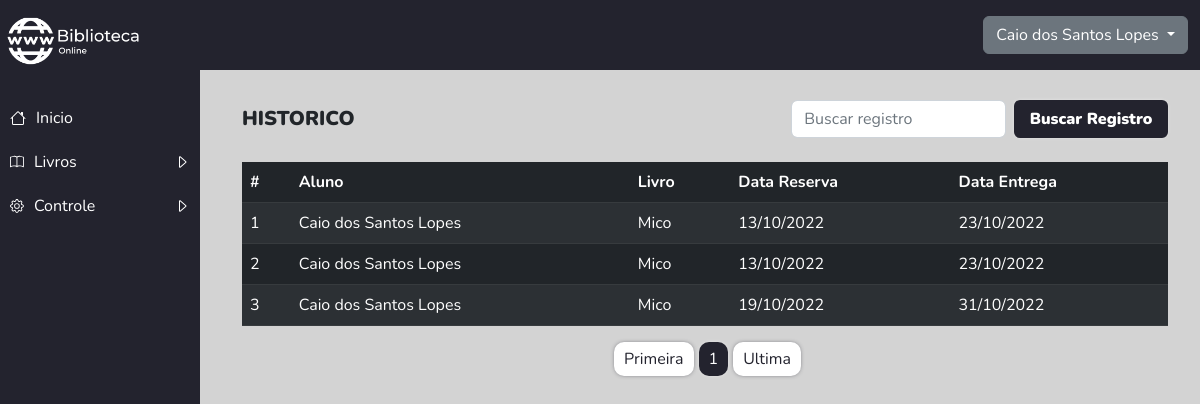
Before: /View-Gestor/registros-reservados.php (signed in) with the older database file.
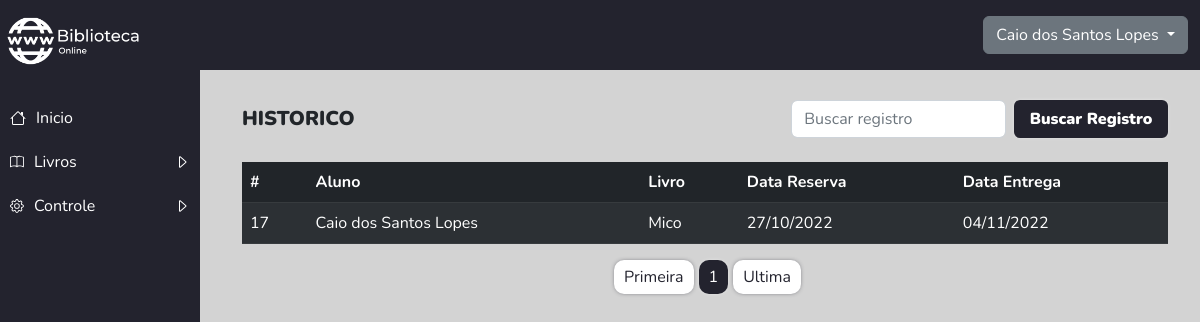
After: the same page with the newer database file.
### tables this page shows
CREATE TABLE `gestor` (
  `id_gestor` int(11) NOT NULL,
  `nome_gestor` varchar(300) NOT NULL,
  `usuario` varchar(45) NOT NULL,
  `senha` varchar(45) NOT NULL
);

CREATE TABLE `registro` (
  `id_registro` int(11) NOT NULL,
  `cod_aluno` int(11) NOT NULL,
  `cod_livro` int(11) NOT NULL,
  `data_da_reserva` date NOT NULL,
  `data_da_entrega` date NOT NULL
);

CREATE TABLE `aluno` (
  `id_aluno` int(11) NOT NULL,
  `nome_aluno` varchar(300) NOT NULL,
  `email` varchar(300) NOT NULL,
  `senha` varchar(45) NOT NULL
);

CREATE TABLE `livro` (
  `id_livro` int(11) NOT NULL,
  `cod_livro` varchar(10) NOT NULL,
  `imagem` varchar(300) NOT NULL,
  `titulo` varchar(300) NOT NULL,
  `autor` varchar(300) NOT NULL,
  `cod_categoria` int(11) NOT NULL,
  `qtd_total` int(11) NOT NULL,
  `qtd_reserva` int(11) NOT NULL,
  `qtd_temp` int(11) NOT NULL
);

### View-Gestor/registros-reservados.php (called while the page is built, shortened)
<?php
require('../DataBase.php');
include_once('../includes/header-fechado.php');
include_once('../includes/gestor/listagem-registros.php');
include_once('../includes/gestor/menu.php');
include_once('../includes/footer-fechado.php');
?>

### includes/gestor/listagem-registros.php (the view, shortened to what this page needs)
<section class="container-xl mt-100px corpo">
    <div class="d-flex justify-content-between titulo-pagina">
        <div class="titulo-index">
            <span>Historico</span>
        </div>
        <div class="caixa-busca">
            <form class="d-flex" role="search" method="POST" action="pesquisa-registros.php">
                <input class="form-control me-2" type="search" name="busca" placeholder="Buscar registro">
                <button class="btn btn-busca-regis" type="submit">Buscar Registro</button>
            </form>
        </div>
    </div>
     <?php
    $pagina_atual = filter_input(INPUT_GET, 'pagina', FILTER_SANITIZE_NUMBER_INT);
    $pagina = (!empty($pagina_atual)) ? $pagina_atual : 1;
    $qnt_result_pg = 12;
    $inicio = ($qnt_result_pg * $pagina) - $qnt_result_pg;
    $sql = $conn->prepare("SELECT aluno.id_aluno, aluno.nome_aluno, livro.id_livro, livro.titulo, registro.*,
    DATE_FORMAT(data_da_reserva,'%d/%m/%Y')
    AS data_reservaf,
    DATE_FORMAT(data_da_entrega,'%d/%m/%Y')
    AS data_entregaf
    FROM registro
    LEFT JOIN aluno
    ON registro.cod_aluno = aluno.id_aluno
    LEFT JOIN livro
    ON registro.cod_livro = livro.id_livro LIMIT $inicio,$qnt_result_pg ;");
    $sql->execute();
    $result = $sql->get_result();
    ?>
     <div class="table-livros mt-4">
            <table class="table table-dark table-striped">
                <thead>
                    <tr>
                        <th scope="col" class="mobile-non-display">#</th>
                        <th scope="col">Aluno</th>
                        <th scope="col" class="mobile-non-display">Livro</th>
                        <th scope="col">Data Reserva</th>
                        <th scope="col">Data Entrega</th>
                    </tr>
                </thead>
                <tbody>
                    <?php
                    while ($registro = mysqli_fetch_assoc($result)) {
                    ?>
                        <tr>
                            <td class="mobile-non-display"><?php echo $registro['id_registro'] ?></td>
                            <td><?php echo $registro['nome_aluno'] ?></td>
                            <td class="mobile-non-display"><?php echo $registro['titulo'] ?></td>
                            <td><?php echo $registro['data_reservaf'] ?></td>
                            <td><?php echo $registro['data_entregaf'] ?></td>
                        </tr>
                    <?php } ?>
                </tbody>
            </table>
        </div>
          <?php
        $result_pg = $conn->prepare("SELECT COUNT(id_registro) AS num_result FROM registro");
        $result_pg->execute();
        $resultado_pg = $result_pg->get_result();
        $row_pg = mysqli_fetch_assoc($resultado_pg);
        $quantidade_pg = ceil($row_pg['num_result'] / $qnt_result_pg);
        ?>
       <div class='content caixa-pag'>
       <div class='caixa-pag-num'>
        <a class='link-pag' href='registros-reservados.php?pagina=1'>Primeira</a>
        <span class='link-pag pag-atual'><?php echo $pagina ?></span>
        <a class='link-pag' href='registros-reservados.php?pagina=<?php echo $quantidade_pg ?>'>Ultima</a>
        </div>
        </div>
</section>

### includes/header-fechado.php (shortened to what this page needs)
<!doctype html>
<html lang="pt-br">
  <head>
    <link href="https://cdn.jsdelivr.net/npm/bootstrap@5.2.2/dist/css/bootstrap.min.css" rel="stylesheet">
    <link rel="stylesheet" href="../css/main.css">
    <link rel="stylesheet" href="../css/fechado.css">
  </head>
  <body>
    <nav class="navbar header-fechado">
        <div class="d-flex container-xl caixinha-header">
       <?php
              if(isset($_SESSION['id_gestor'])){
              $id_gestor = $_SESSION['id_gestor'];
              $querySelectGestor = $conn->prepare("SELECT nome_gestor FROM gestor WHERE id_gestor = $id_gestor");
              $querySelectGestor->execute();
              $resultSelectGestor = $querySelectGestor->get_result();
              while($gestor = mysqli_fetch_assoc($resultSelectGestor)){
                  $nome_gestor = $gestor['nome_gestor'];
              };
           ?>
         <div class="btn-group">
          <button type="button" class="btn btn-secondary dropdown-toggle nome-usuario" data-bs-toggle="dropdown" aria-expanded="false">
            <?php echo $nome_gestor ?>
          </button>
        </div>
   <?php };  ?>
        </div>
    </nav>

### includes/gestor/menu.php (shortened to what this page needs)
<div id="menu">
  <div class="d-flex justify-content-between align-items-center mt-3">
    <div>
      <img style="width: 70%;padding-left: 5px;" src="../img/integrantes/mico_oficial.png" alt="">
    </div>
  </div>
    <div class="menu-content">
      <div class="menu-content-first">
        <a class="btn-menu" href="livros.php">
          Inicio
        </a>
        <button class="dropdown-btn">
        <div class="btn-menu-svg">
            Livros
            <svg xmlns="http://www.w3.org/2000/svg" width="16" height="16" fill="currentColor" class="bi bi-caret-right" viewBox="0 0 16 16">
              <path d="M6 12.796V3.204L11.481 8 6 12.796zm.659.753 5.48-4.796a1 1 0 0 0 0-1.506L6.66 2.451C6.011 1.885 5 2.345 5 3.204v9.592a1 1 0 0 0 1.659.753z"/>
            </svg>
        </div>
        </button>
         <button class="dropdown-btn">
          <div class="btn-menu-svg">
            Controle
            <svg xmlns="http://www.w3.org/2000/svg" width="16" height="16" fill="currentColor" class="bi bi-caret-right" viewBox="0 0 16 16">
              <path d="M6 12.796V3.204L11.481 8 6 12.796zm.659.753 5.48-4.796a1 1 0 0 0 0-1.506L6.66 2.451C6.011 1.885 5 2.345 5 3.204v9.592a1 1 0 0 0 1.659.753z"/>
            </svg>
          </div>
        </button>
      </div>
    </div>
</div>

### includes/footer-fechado.php (shortened to what this page needs)
  </body>
</html>

### css/main.css (style rules this page uses)
* { font-family: "Nunito", sans-serif; list-style: none; }
a { text-decoration: none; }
body { background-color: #d3d3d3; }
.corpo { margin-left: 230px; width: calc(100% - 250px); }
.mt-100px { margin-top: 100px; }

### css/fechado.css (style rules this page uses)
.header-fechado { background-color: #23232e; height: 70px; position: fixed; width: calc(100% - 200px); top: 0; z-index: 3; right: 0; }
.caixinha-header { justify-content: end !important; }
.link-pag { color: #23232e; padding: 5px 10px; margin-left: 5px; border-radius: 10px; box-shadow: 0px 0px 5px -2px; background-color: white; }
.pag-atual { background-color: #23232e; color: white; }
.caixa-pag { display: flex; justify-content: center; margin-bottom: 30px; }
.caixa-pag-num { display: flex; justify-content: space-between; }
.titulo-pagina { text-align: center; gap: 30px; }
.caixa-busca { display: flex; justify-content: center; gap: 70px; }
.btn-busca-regis { width: 70%; background-color: #23232e; color: white; font-weight: 900; box-shadow: 0px 0px 5px -2px; }
.titulo-index { display: flex; align-items: center; font-size: 20px; font-weight: 900; text-transform: uppercase; justify-content: center; }
#menu { background: #23232e; width: 200px; height: 100%; position: fixed; top: 0px; z-index: 6; transition: transform 1s; }
.menu-content { margin-top: 30px; display: flex; flex-direction: column; justify-content: space-between; height: 80%; }
.menu-content-first { display: flex; flex-direction: column; font-size: 16px; }
.btn-menu { display: flex; gap: 10px; color: white; padding: 10px; align-items: center; }
.dropdown-btn { padding: 10px; text-decoration: none; color: #818181; display: block; border: none; background: none; width: 100%; text-align: left; cursor: pointer; outline: none; color: white; display: flex; align-items: center; gap: 10px; }
.btn-menu-svg { display: flex; align-items: center; justify-content: space-between; width: 100%; }

Changed rows visible on the page:
removed registro: id_registro "1", cod_aluno.nome_aluno "Caio dos Santos Lopes", cod_livro.titulo "Mico", data_reservaf "13/10/2022", data_entregaf "23/10/2022"
removed registro: id_registro "2", cod_aluno.nome_aluno "Caio dos Santos Lopes", cod_livro.titulo "Mico", data_reservaf "13/10/2022", data_entregaf "23/10/2022"
removed registro: id_registro "3", cod_aluno.nome_aluno "Caio dos Santos Lopes", cod_livro.titulo "Mico", data_reservaf "19/10/2022", data_entregaf "31/10/2022"
added registro: id_registro "17", cod_aluno.nome_aluno "Caio dos Santos Lopes", cod_livro.titulo "Mico", data_reservaf "27/10/2022", data_entregaf "04/11/2022"
